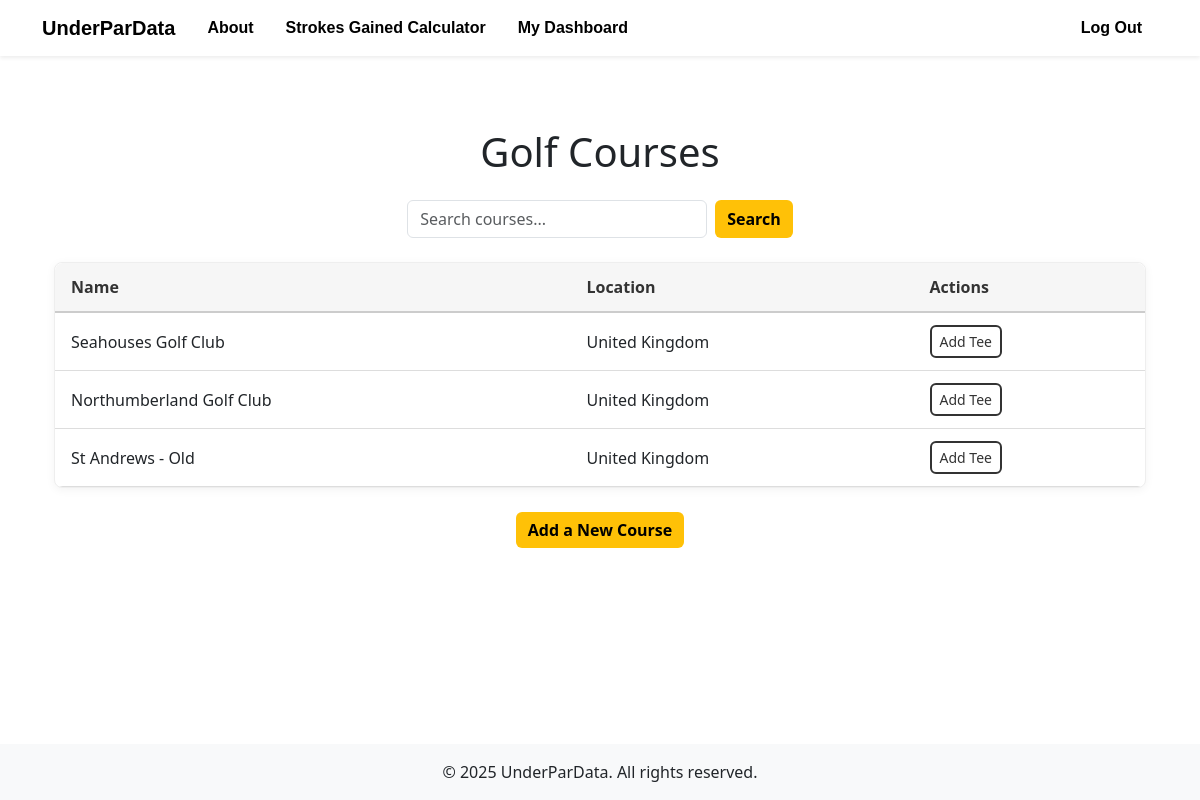
The page /courses (signed in) on the database as committed earlier.
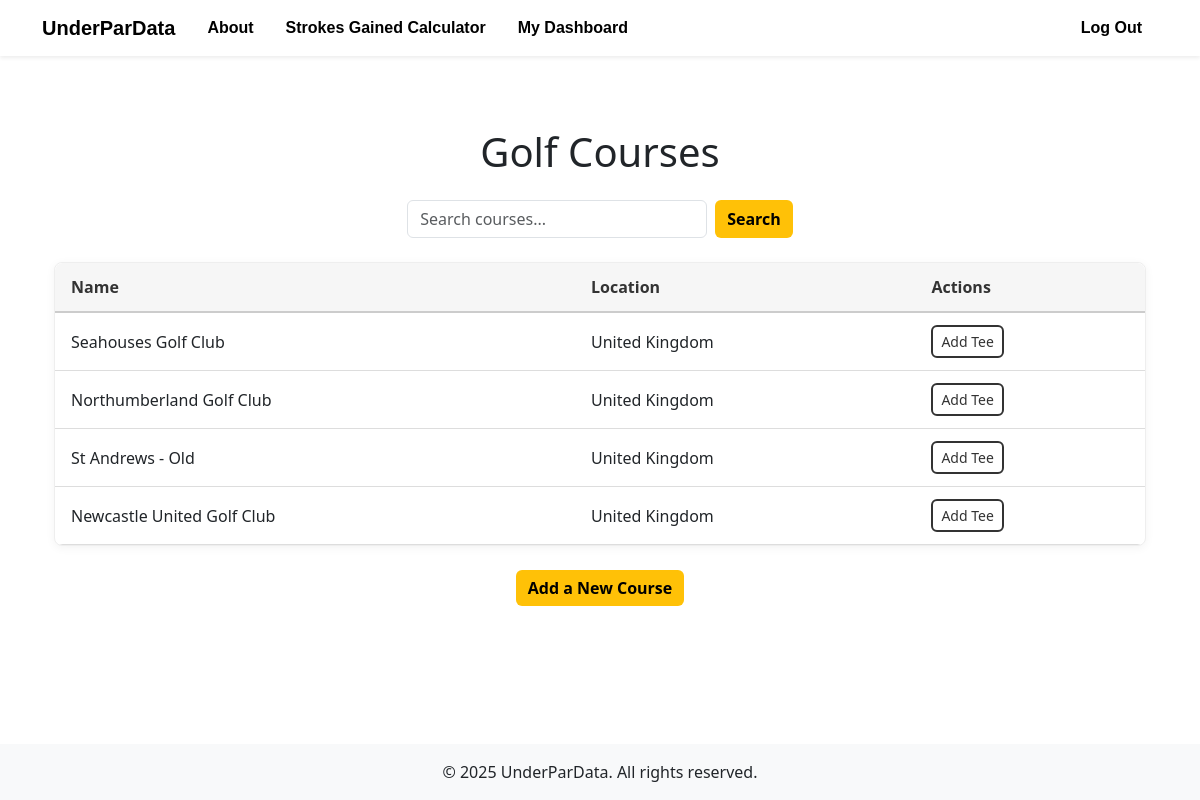
The same page on the database as committed later.
### models/course.py (models this page shows)
class Course(db.Model):
    __tablename__ = 'courses'
    courseID = db.Column(db.Integer, primary_key=True)
    name = db.Column(db.String(120), nullable=False, unique=False)
    location = db.Column(db.String(200))
    tees = relationship("Tee", back_populates="course", cascade="all, delete-orphan")
    holes = relationship("Hole", back_populates="course", cascade="all, delete-orphan")
    rounds = db.relationship("Round", back_populates="course")

### app.py (the view)
@app.route('/courses')
@login_required
def courses():
    query = request.args.get('search', '')  # Grab the query from ?search= in URL
    if query:
        courses = Course.query.filter(Course.name.ilike(f"%{query}%")).all()
    else:
        courses = Course.query.all()
    return render_template('courses.html', courses=courses)

### app.py (called while the page is built)
@login_manager.user_loader
def load_user(userID):
    return User.query.get(int(userID))

### templates/courses.html (shortened to what this page needs)
{% extends "base.html" %}
{% block extra_css %}
  <link rel="stylesheet" href="{{ url_for('static', filename='css/courses.css') }}">
{% endblock %}
{% block content %}
<div class="container mt-5">
  <h1 class="text-center mb-4">Golf Courses</h1>
  <form method="GET" action="{{ url_for('courses') }}" class="d-flex justify-content-center mb-4">
    <input
      type="text"
      name="search"
      class="form-control custom-form-input me-2"
      placeholder="Search courses..."
      value="{{ request.args.get('search', '') }}"
      style="max-width: 300px;"
    >
    <button type="submit" class="btn btn-cta">
      Search
    </button>
  </form>
  <div class="custom-table-wrapper">
    <table class="custom-table">
      <thead>
        <tr>
          <th>Name</th>
          <th>Location</th>
          <th>Actions</th>
        </tr>
      </thead>
      <tbody>
        {% for course in courses %}
        <tr>
          <td>{{ course.name }}</td>
          <td>{{ course.location }}</td>
          <td>
            <a
              href="{{ url_for('add_tee', course_id=course.courseID) }}"
              class="btn btn-outline-dark btn-sm"
            >
              Add Tee
            </a>
          </td>
        </tr>
        {% endfor %}
      </tbody>
    </table>
  </div>
  <div class="text-center mt-3">
    <a href="/add_course" class="btn btn-cta">
      Add a New Course
    </a>
  </div>
</div>
{% endblock %}

### templates/base.html (shortened to what this page needs)
<!DOCTYPE html>
<html lang="en">
<head>
  <link
    rel="stylesheet"
    href="https://cdn.jsdelivr.net/npm/bootstrap@5.3.3/dist/css/bootstrap.min.css"
  />
  <link
    rel="stylesheet"
    href="https://cdn.jsdelivr.net/npm/animate.css@4.1.1/animate.min.css"
  />
  <link rel="stylesheet" href="{{ url_for('static', filename='base.css') }}">
  {% block extra_css %}{% endblock %}
</head>
<body class="d-flex flex-column min-vh-100">
  <nav class="navbar navbar-expand-lg navbar-light bg-white shadow-sm">
    <div class="container">
      <a class="navbar-brand fw-bold" href="/">
        UnderParData
      </a>
      <div class="collapse navbar-collapse" id="navbarNav">
        <ul class="navbar-nav me-auto">
          <li class="nav-item">
            <a class="nav-link fw-semibold px-3" href="/">About</a>
          </li>
          <li class="nav-item">
            <a class="nav-link fw-semibold px-3" href="/sg_calc">Strokes Gained Calculator</a>
          </li>
          <li class="nav-item">
            <a class="nav-link fw-semibold px-3" href="/dashboard">My Dashboard</a>
          </li>
        </ul>
        <ul class="navbar-nav ms-auto">
          {% if not current_user.is_authenticated %}
            <li class="nav-item">
              <a class="nav-link fw-semibold px-3" href="/login">Log In</a>
            </li>
            <li class="nav-item">
              <a class="nav-link fw-semibold px-3 register-link" href="/register">Register</a>
            </li>
          {% else %}
            <li class="nav-item">
              <a class="nav-link fw-semibold px-3" href="/logout">Log Out</a>
            </li>
          {% endif %}
        </ul>
      </div>
    </div>
  </nav>
  <div class="container my-4 flex-grow-1">
    {% block content %}{% endblock %}
  </div>
  <footer class="bg-light text-center text-lg-start mt-auto">
    <div class="text-center p-3">
      &copy; 2025 UnderParData. All rights reserved.
    </div>
  </footer>
</body>
</html>

### static/base.css (style rules this page uses)
.navbar-light { background-color: white !important; color: white; }
.navbar-light .navbar-brand, .navbar-light .navbar-nav .nav-link { color: #000000 !important; font-family: sans-serif; }

### static/css/courses.css (style rules this page uses)
.custom-table-wrapper { width: 100%; overflow-x: auto; background-color: #fff; border: 1px solid #eee; border-radius: 8px; box-shadow: 0 2px 10px rgba(0,0,0,0.05); margin-bottom: 1.5rem; }
.custom-table { width: 100%; border-collapse: collapse; border-radius: 8px; overflow: hidden; table-layout: auto; }
.custom-table thead { background-color: #f6f6f6; }
.custom-table th, .custom-table td { padding: 0.75rem 1rem; text-align: left; vertical-align: middle; border-bottom: 1px solid #ddd; }
.custom-table thead th { font-weight: 600; color: #333; border-bottom: 2px solid #ccc; }
.btn-outline-dark { border: 2px solid #333; color: #333; border-radius: 6px; transition: background-color 0.2s, color 0.2s; }
.btn.btn-cta { background-color: #ffc107; color: #000; font-weight: 600; border: none; border-radius: 6px; transition: background-color 0.2s, color 0.2s; }

Rows that differ between the two databases and show on the page:
added Course: name "Newcastle United Golf Club", location "United Kingdom"
